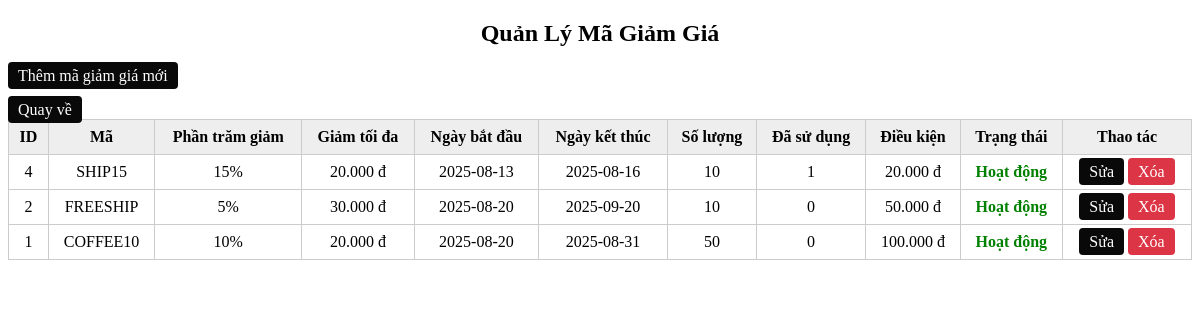
/admin/voucher/index (signed in), run on the app's committed database.
### tables this page shows
CREATE TABLE `magiamgia` (
  `id` int(11) NOT NULL,
  `ma` varchar(50) DEFAULT NULL,
  `phan_tram_giam` int(11) DEFAULT NULL,
  `giam_toi_da` decimal(10,2) DEFAULT NULL,
  `ngay_bat_dau` date DEFAULT NULL,
  `ngay_ket_thuc` date DEFAULT NULL,
  `so_luong` int(11) DEFAULT NULL,
  `da_su_dung` int(11) DEFAULT 0,
  `trang_thai` tinyint(1) DEFAULT 1,
  `dieukien` varchar(255) DEFAULT NULL,
  `id_user` int(11) DEFAULT NULL
);

### app/controllers/Admin/VoucherController.php (called while the page is built, shortened)
<?php
class VoucherController {
    private $voucherModel;
    public function __construct($db) {
        $this->voucherModel = new Voucher($db);
    }
    public function index() {
        $list = $this->voucherModel->getAll();
        require_once ROOT_PATH . '/app/views/admin/voucher/index.php';
    }
}

### app/models/Voucher.php (called while the page is built, shortened)
<?php
class Voucher {
    private $conn;
    public function __construct($db) {
        $this->conn = $db;
    }
    public function getAll() {
        $sql = "SELECT * FROM magiamgia ORDER BY id DESC";
        $result = mysqli_query($this->conn, $sql);
        $list = [];
        while ($row = mysqli_fetch_assoc($result)) {
            $list[] = $row;
        }
        return $list;
    }
}

### app/views/admin/voucher/index.php (the view, shortened to what this page needs)
<!DOCTYPE html>
<html lang="vi">
<head>
</head>
<body>
<h2>Quản Lý Mã Giảm Giá</h2>
<p><a href="/coffee/admin/voucher/create" class="button">Thêm mã giảm giá mới</a></p>
 <a href="/coffee/admin/admindashboard" class="button">Quay về</a>
<table>
    <tr>
        <th>ID</th>
        <th>Mã</th>
        <th>Phần trăm giảm</th>
        <th>Giảm tối đa</th>
        <th>Ngày bắt đầu</th>
        <th>Ngày kết thúc</th>
        <th>Số lượng</th>
        <th>Đã sử dụng</th>
        <th>Điều kiện</th>
        <th>Trạng thái</th>
        <th>Thao tác</th>
    </tr>
    <?php if (!empty($list)): ?>
        <?php foreach ($list as $item): ?>
        <tr>
            <td><?= $item['id'] ?></td>
            <td><?= htmlspecialchars($item['ma']) ?></td>
            <td><?= $item['phan_tram_giam'] ?>%</td>
            <td><?= number_format($item['giam_toi_da'], 0, ',', '.') ?> đ</td>
            <td><?= $item['ngay_bat_dau'] ?></td>
            <td><?= $item['ngay_ket_thuc'] ?></td>
            <td><?= $item['so_luong'] ?></td>
            <td><?= $item['da_su_dung'] ?></td>
            <td><?= number_format($item['dieukien'], 0, ',', '.') ?> đ</td>
            <td>
                <?php if ($item['trang_thai'] == 1): ?>
                    <span class="status-active">Hoạt động</span>
                <?php else: ?>
                    <span class="status-inactive">Ngừng</span>
                <?php endif; ?>
            </td>
            <td>
                <a href="/coffee/admin/voucher/edit/<?= $item['id'] ?>" class="button">Sửa</a>
                <a href="/coffee/admin/voucher/delete/<?= $item['id'] ?>"
                   onclick="return confirm('Bạn có chắc muốn xóa mã giảm giá này?')"
                   class="button delete">Xóa</a>
            </td>
        </tr>
        <?php endforeach; ?>
    <?php else: ?>
        <tr><td colspan="11">Chưa có voucher nào.</td></tr>
    <?php endif; ?>
</table>
</body>
</html>

### app/views/admin/voucher/index.php (style rules this page uses)
table { width: 100%; border-collapse: collapse; }
th, td { border: 1px solid #ccc; padding: 8px; text-align: center; }
th { background: #eee; }
a.button { padding: 5px 10px; background: #090909ff; color: white; text-decoration: none; border-radius: 4px; text-align:right; }
a.button.delete { background: #dc3545; }
.status-active { color: green; font-weight: bold; }
h2 { text-align: center; }

### data on the page
magiamgia: id "4", ma "SHIP15", phan_tram_giam "15", giam_toi_da "20.000", ngay_bat_dau "2025-08-13", ngay_ket_thuc "2025-08-16", so_luong "10", da_su_dung "1", dieukien "20.000", trang_thai "Hoạt động"
magiamgia: id "2", ma "FREESHIP", phan_tram_giam "5", giam_toi_da "30.000", ngay_bat_dau "2025-08-20", ngay_ket_thuc "2025-09-20", so_luong "10", da_su_dung "0", dieukien "50.000", trang_thai "Hoạt động"
magiamgia: id "1", ma "COFFEE10", phan_tram_giam "10", giam_toi_da "20.000", ngay_bat_dau "2025-08-20", ngay_ket_thuc "2025-08-31", so_luong "50", da_su_dung "0", dieukien "100.000", trang_thai "Hoạt động"
